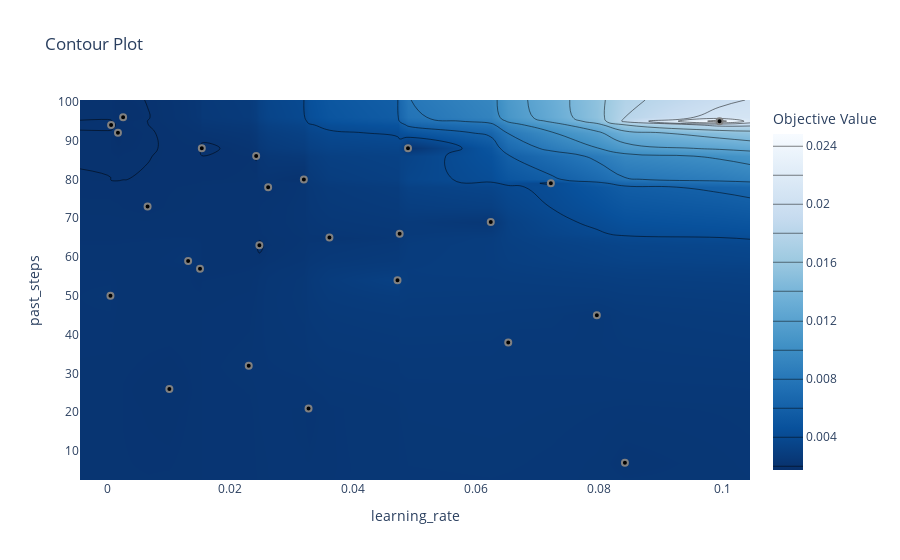

Write notebook code for a chart like this one.
### Code cell
optuna.visualization.plot_contour(study,["learning_rate","past_steps"])

### Figure 1 — Plotly figure (JSON) as saved in the notebook; plotly's stock layout.template omitted (floating-point values rounded to 4 significant figures; data arrays with more than 128 entries replaced by an {"elided": "..."} marker saying what was removed)
{"data": [{"colorbar": {"title": {"text": "Objective Value"}}, "colorscale": [[0, "rgb(247,251,255)"], [0.125, "rgb(222,235,247)"], [0.25, "rgb(198,219,239)"], [0.375, "rgb(158,202,225)"], [0.5, "rgb(107,174,214)"], [0.625, "rgb(66,146,198)"], [0.75, "rgb(33,113,181)"], [0.875, "rgb(8,81,156)"], [1, "rgb(8,48,107)"]], "connectgaps": true, "contours": {"coloring": "heatmap"}, "hoverinfo": "none", "line": {"smoothing": 1.3}, "reversescale": true, "type": "contour", "x": [-0.004442, 0.000512, 0.0006161, 0.001733, 0.002573, 0.00655, 0.01009, 0.01315, 0.01508, 0.01537, 0.02301, 0.02421, 0.02474, 0.02616, 0.03197, 0.03273, 0.03613, 0.0472, 0.04755, 0.04891, 0.06237, 0.06522, 0.07215, 0.07963, 0.0842, 0.09959, 0.1045], "y": [2.55, 7, 21, 26, 32, 38, 45, 50, 54, 57, 59, 63, 65, 66, 69, 73, 78, 79, 80, 86, 88, 92, 94, 95, 96, 100.5], "z": {"elided": "26x27 float values"}}, {"marker": {"color": "black", "line": {"color": "Grey", "width": 2}}, "mode": "markers", "showlegend": false, "type": "scatter", "x": [0.06522, 0.04755, 0.02474, 0.0842, 0.04891, 0.07215, 0.06237, 0.07963, 0.01508, 0.0472, 0.01009, 0.01315, 0.02301, 0.02616, 0.000512, 0.03273, 0.03613, 0.01537, 0.09959, 0.03197, 0.001733, 0.002573, 0.0006161, 0.00655, 0.02421], "y": [38, 66, 63, 7, 88, 79, 69, 45, 57, 54, 26, 59, 32, 78, 50, 21, 65, 88, 95, 80, 92, 96, 94, 73, 86]}], "layout": {"title": {"text": "Contour Plot"}, "xaxis": {"range": [-0.004442, 0.1045], "title": {"text": "learning_rate"}}, "yaxis": {"range": [2.55, 100.5], "title": {"text": "past_steps"}}}}
